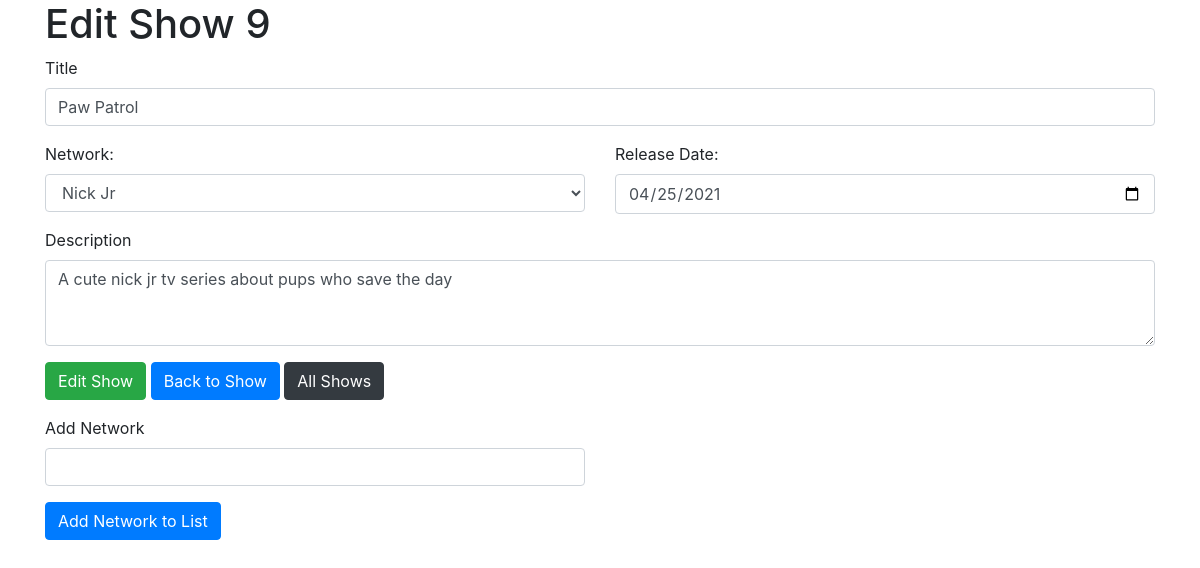
The app's page /shows/9/edit, older data.
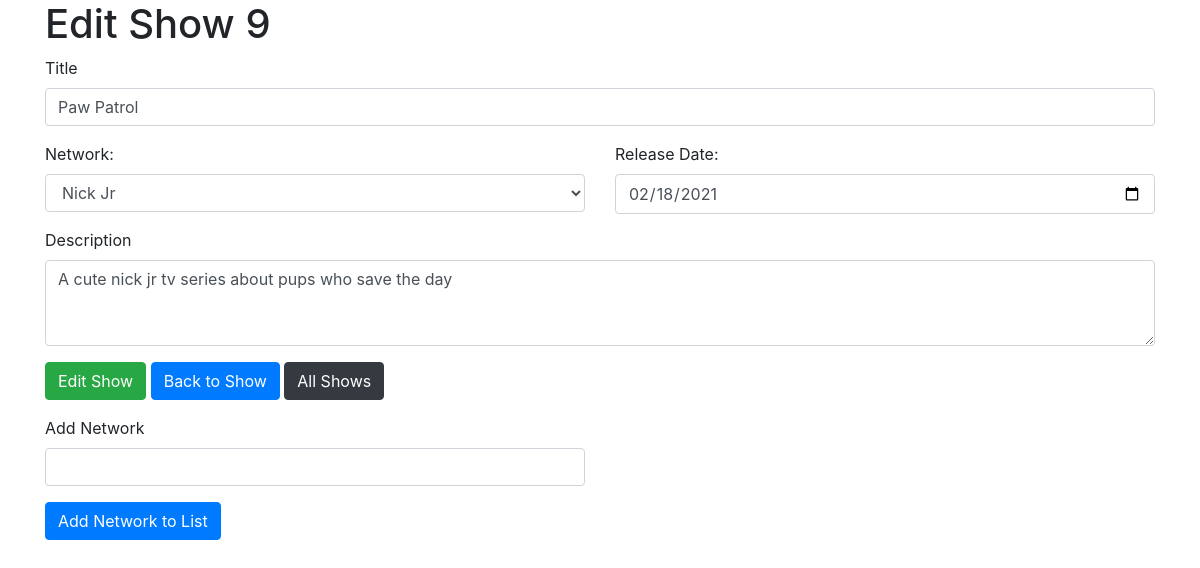
The same page, newer data.
### shows_app/models.py (models this page shows)
class Movie(models.Model):
    network = models.ForeignKey(Network, related_name="network", on_delete = models.CASCADE)
    title = models.CharField(max_length=255)
    desc = models.TextField(default="")
    release_date = models.DateField()
    created_at = models.DateTimeField(auto_now_add=True)
    updated_at = models.DateTimeField(auto_now=True)
    objects = ShowManager()

class Network(models.Model):
    name = models.CharField(max_length=255)
    created_at = models.DateTimeField(auto_now_add=True)
    updated_at = models.DateTimeField(auto_now=True)
    objects = NetworkManager()

### shows_app/views.py (the view)
# urls.py: path('shows/<int:id>/edit', views.edit),
def edit(request,id):
    this_show = Movie.objects.get(id=id)
    month = '{:02d}'.format(this_show.release_date.month)
    day = '{:02d}'.format(this_show.release_date.day)
    context={
        "this_show": this_show,
        "exnetworks": Network.objects.exclude(network=id),
        "month": month,
        "day": day,
    }
    return render(request, "edit_show.html", context)

### shows_app/templates/edit_show.html (shortened to what this page needs)
<!DOCTYPE html>
<html lang="en">
<head>
    <link rel="stylesheet" href="https://maxcdn.bootstrapcdn.com/bootstrap/4.0.0/css/bootstrap.min.css">
    {% load static %}
    <link rel="stylesheet" href="{% static 'css/style.css' %}">
</head>
<body>
    <div class="container">
        <div class="row">
            <div class="col">
                <h1>Edit Show {{this_show.id}}</h1>
                <form action="/shows/{{this_show.id}}/update" method="post">
                    <div class="form-group">
                        <label for="exampleFormControlInput1">Title</label>
                        <input name="title" type="text" class="form-control" id="exampleFormControlInput1" value="{{this_show.title}}">
                    </div>
                    <div class="row">
                        <div class="col">
                            <div class="form-group">
                                <label for="network">Network:</label>
                                <select name="network" class="form-control" id="exampleFormControlSelect1">
                                    <option value="{{this_show.network.id}}">{{this_show.network.name}}</option>
                                </select>
                            </div>
                        </div>
                        <div class="col">
                            <label for="release_date">Release Date:</label>
                            <input name="release_date" class="form-control" type="date" id="release_date" value="{{this_show.release_date.year}}-{{month}}-{{day}}">
                        </div>
                    </div>
                    <div class="form-group">
                        <label for="exampleFormControlTextarea1">Description</label>
                        <textarea name="description" class="form-control" id="exampleFormControlTextarea1" rows="3">{{this_show.desc}}</textarea>
                    </div>
                    <div class="form-group">
                        <button type="submit" class="btn btn-success">Edit Show</button> <a class="btn btn-primary" href="/shows/{{this_show.id}}" role="button">Back to Show</a> <a class="btn btn-dark" href="/shows" role="button">All Shows</a>
                    </div>
                </form>
            </div>
        </div>
        <div class="row">
            <div class="col-6">
                <form action="/shows/add_network" method="post">
                    <div class="form-group">
                        <label for="exampleFormControlInput1">Add Network</label>
                        <input name="add_network" type="text" class="form-control" id="exampleFormControlInput1">
                    </div>
                    <button type="submit" class="btn btn-primary">Add Network to List</button>
                </form>
            </div>
        </div>
    </div>
</body>
</html>

Row changes from the older to the newer data that the page shows:
changed Movie "Paw Patrol": release_date "04/25/2021" → "02/18/2021"
